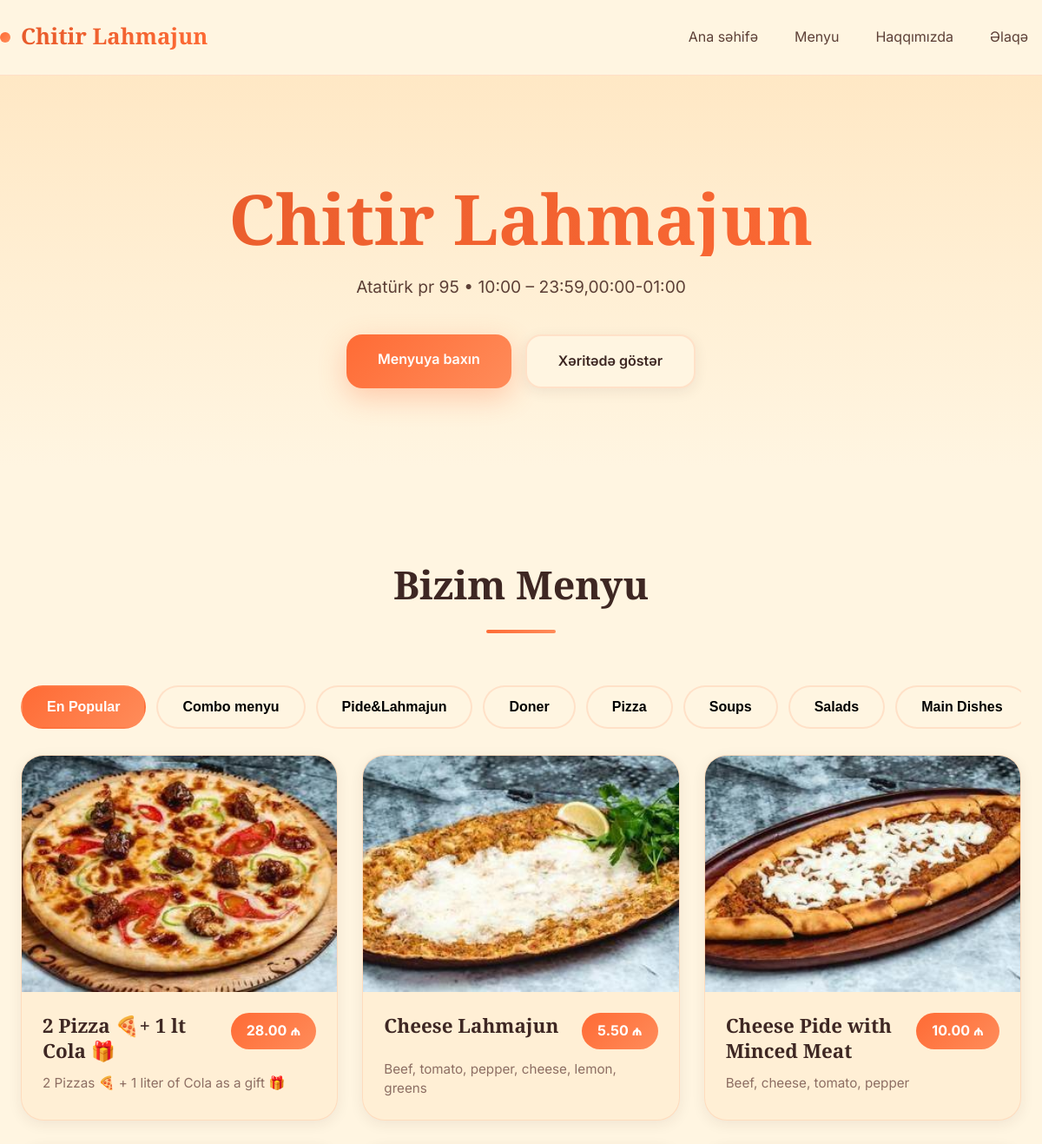
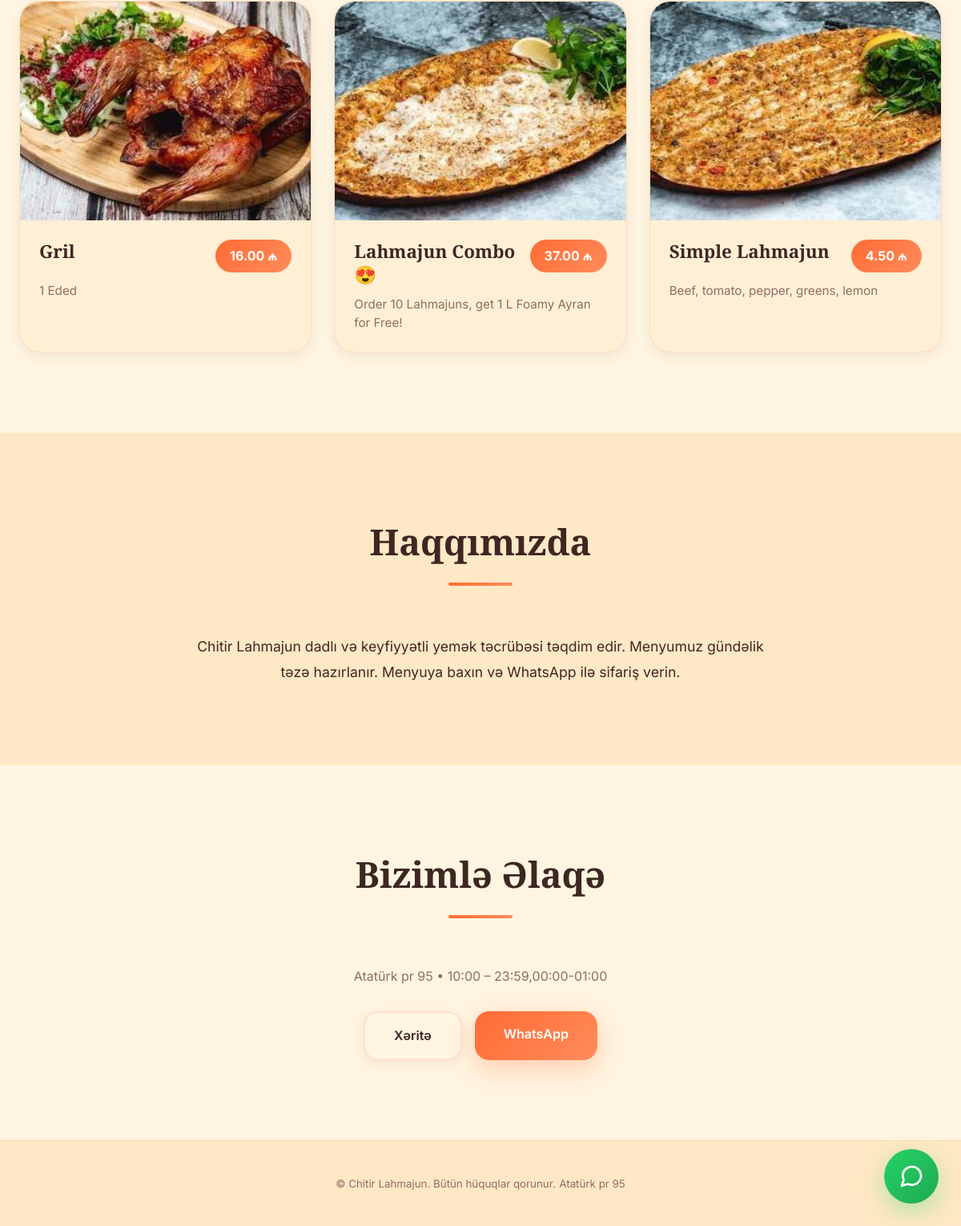
The page / on the database its author committed (2 pictures, top to bottom).
### web/models.py (models this page shows, shortened)
class SiteSettings(models.Model):
    name = models.CharField(max_length=120, default="Restaurant Name")
    whatsapp = models.CharField(max_length=20, default="994500000000")
    address = models.CharField(max_length=255, default="Address")
    working_hours = models.CharField(max_length=100, default="11:00 – 23:00")
    map_url = models.URLField(default="https://maps.google.com/?q=0,0", blank=True)

class Category(models.Model):
    name = models.CharField(max_length=100)
    order = models.PositiveIntegerField(default=0)
    is_active = models.BooleanField(default=True)
    class Meta:
        ordering = ["order", "name"]

class MenuItem(models.Model):
    category = models.ForeignKey(Category, on_delete=models.CASCADE, related_name="items")
    name = models.CharField(max_length=150)
    price = models.DecimalField(max_digits=6, decimal_places=2)
    description = models.TextField(blank=True)
    image = models.ImageField(upload_to="menu/", blank=True, null=True)
    is_active = models.BooleanField(default=True)
    order = models.PositiveIntegerField(default=0)
    class Meta:
        ordering = ["order", "name"]

### web/views.py (the view)
# urls.py: path("", home, name="home"),
def home(request):
    site, _ = SiteSettings.objects.get_or_create(pk=1)
    categories = Category.objects.filter(is_active=True).order_by("order", "name")
    items = (
        MenuItem.objects.filter(is_active=True, category__is_active=True)
        .select_related("category")
        .order_by("order", "name")
    )
    grouped = {c.id: [] for c in categories}
    for it in items:
        grouped.setdefault(it.category_id, []).append(it)
    return render(request, "web/home.html", {
        "site": site,
        "categories": categories,
        "grouped": grouped,
    })

### web/templatetags/dict_extras.py (called while the page is built)
@register.filter
def dict_get(d, key):
    try:
        return d.get(key, [])
    except Exception:
        return []

### templates/web/home.html (shortened to what this page needs)
{% extends "web/base.html" %}
{% load dict_extras %}
{% block content %}
<section id="home" class="hero">
  <div class="wrap hero__inner">
    <h1 class="hero__title">{{ site.name }}</h1>
    <p class="hero__sub muted">
      {{ site.address }} • {{ site.working_hours }}
    </p>
    <div class="hero__cta">
      <a class="btn btn--primary" href="#menu"><span>Menyuya baxın</span></a>
      {% if site.map_url %}
        <a class="btn" href="{{ site.map_url }}" target="_blank" rel="noopener noreferrer">
          <span>Xəritədə göstər</span>
        </a>
      {% endif %}
    </div>
  </div>
</section>
<section id="menu" class="section">
  <div class="wrap">
    <h2 class="section__title">Bizim Menyu</h2>
    <nav class="cats" role="tablist" aria-label="Yemək kateqoriyaları">
      {% for c in categories %}
        <button class="cat-btn"
                type="button"
                role="tab"
                aria-selected="{% if forloop.first %}true{% else %}false{% endif %}"
                aria-controls="panel-{{ c.id }}"
                data-cat="{{ c.id }}">
          <span>{{ c.name }}</span>
        </button>
      {% endfor %}
    </nav>
    {% for c in categories %}
      {% with items=grouped|dict_get:c.id %}
        <section class="menu__panel"
                 id="panel-{{ c.id }}"
                 data-panel="{{ c.id }}"
                 role="tabpanel"
                 {% if not forloop.first %}hidden{% endif %}>
          {% if items %}
            <div class="grid" role="list">
              {% for it in items %}
                <article class="card" role="listitem">
                  <button class="card__btn"
                          type="button"
                          aria-label="{{ it.name }} haqqında ətraflı məlumat"
                          data-name="{{ it.name|escape }}"
                          data-price="{{ it.price }}"
                          data-desc="{{ it.description|default:'Təsvir mövcud deyil'|escape }}"
                          data-img="{% if it.image %}{{ it.image.url }}{% endif %}">
                    <div class="card__media" aria-hidden="true">
                      {% if it.image %}
                        <img src="{{ it.image.url }}" alt="{{ it.name }}" loading="lazy" width="400" height="260">
                      {% else %}
                        <div class="ph"></div>
                      {% endif %}
                    </div>
                    <div class="card__body">
                      <div class="card__top">
                        <h3 class="card__title">{{ it.name }}</h3>
                        <span class="price" aria-label="Qiymət">{{ it.price }} ₼</span>
                      </div>
                      {% if it.description %}
                        <p class="muted clamp2">{{ it.description }}</p>
                      {% else %}
                        <p class="muted clamp2">Təsvir mövcud deyil</p>
                      {% endif %}
                    </div>
                  </button>
                </article>
              {% endfor %}
            </div>
          {% else %}
            <p class="muted center">Bu kateqoriyada hələ məhsul yoxdur.</p>
          {% endif %}
        </section>
      {% endwith %}
    {% endfor %}
  </div>
</section>
<section id="about" class="section section--soft">
  <div class="wrap">
    <h2 class="section__title">Haqqımızda</h2>
    <p class="about">
      {{ site.name }} dadlı və keyfiyyətli yemək təcrübəsi təqdim edir.
      Menyumuz gündəlik təzə hazırlanır. Menyuya baxın və WhatsApp ilə sifariş verin.
    </p>
  </div>
</section>
<section id="contact" class="section">
  <div class="wrap center">
    <h2 class="section__title">Bizimlə Əlaqə</h2>
    <p class="muted">{{ site.address }} • {{ site.working_hours }}</p>
    <div class="contact__row">
      {% if site.map_url %}
        <a class="btn" href="{{ site.map_url }}" target="_blank" rel="noopener noreferrer"><span>Xəritə</span></a>
      {% endif %}
      {% if site.whatsapp %}
        <a class="btn btn--primary" href="https://wa.me/{{ site.whatsapp }}" target="_blank" rel="noopener noreferrer">
          <span>WhatsApp</span>
        </a>
      {% endif %}
    </div>
  </div>
</section>
{% endblock %}

### templates/web/base.html (shortened to what this page needs)
{% load static %}
<!doctype html>
<html lang="az">
<head>
  <link rel="stylesheet" href="{% static 'css/site.css' %}">
</head>
<body>
  <header class="header" role="banner">
    <div class="wrap header__inner">
      <a class="brand" href="/" aria-label="{{ site.name }} ana səhifəyə keç">
        <span class="brand__dot" aria-hidden="true"></span>
        <span class="brand__text">{{ site.name }}</span>
      </a>
      <nav class="nav" aria-label="Əsas naviqasiya">
        <a href="#home"><span>Ana səhifə</span></a>
        <a href="#menu"><span>Menyu</span></a>
        <a href="#about"><span>Haqqımızda</span></a>
        <a href="#contact"><span>Əlaqə</span></a>
      </nav>
    </div>
  </header>
  <main id="main" role="main">
    {% block content %}{% endblock %}
  </main>
  {% if site.whatsapp %}
    <a class="wa-fab"
       href="https://wa.me/{{ site.whatsapp }}"
       target="_blank"
       rel="noopener noreferrer"
       aria-label="WhatsApp ilə əlaqə saxlayın">
    </a>
  {% endif %}
  <footer class="footer" role="contentinfo">
    <div class="wrap footer__inner">
      <small>© {{ now|date:"Y" }} {{ site.name }}. Bütün hüquqlar qorunur.</small>
      <small class="muted">{{ site.address }}</small>
    </div>
  </footer>
</body>
</html>

### rows shown on the page
SiteSettings: name "Chitir Lahmajun", address "Atatürk pr 95", working_hours "10:00 – 23:59,00:00-01:00"
Category: name "En Popular"
Category: name "Combo menyu"
Category: name "Pide&Lahmajun"
Category: name "Doner"
Category: name "Pizza"
Category: name "Soups"
Category: name "Salads"
Category: name "Main Dishes"
MenuItem: image (picture), name "2 Pizza 🍕+ 1 lt Cola 🎁", price "28.00", description "2 Pizzas 🍕 + 1 liter of Cola as a gift 🎁"
MenuItem: image (picture), name "Cheese Lahmajun", price "5.50", description "Beef, tomato, pepper, cheese, lemon, greens"
MenuItem: image (picture), name "Cheese Pide with Minced Meat", price "10.00", description "Beef, cheese, tomato, pepper"
MenuItem: image (picture), name "Gril", price "16.00", description "1 Eded"
MenuItem: image (picture), name "Lahmajun Combo 😍", price "37.00", description "Order 10 Lahmajuns, get 1 L Foamy Ayran for Free!"
MenuItem: image (picture), name "Simple Lahmajun", price "4.50", description "Beef, tomato, pepper, greens, lemon"
